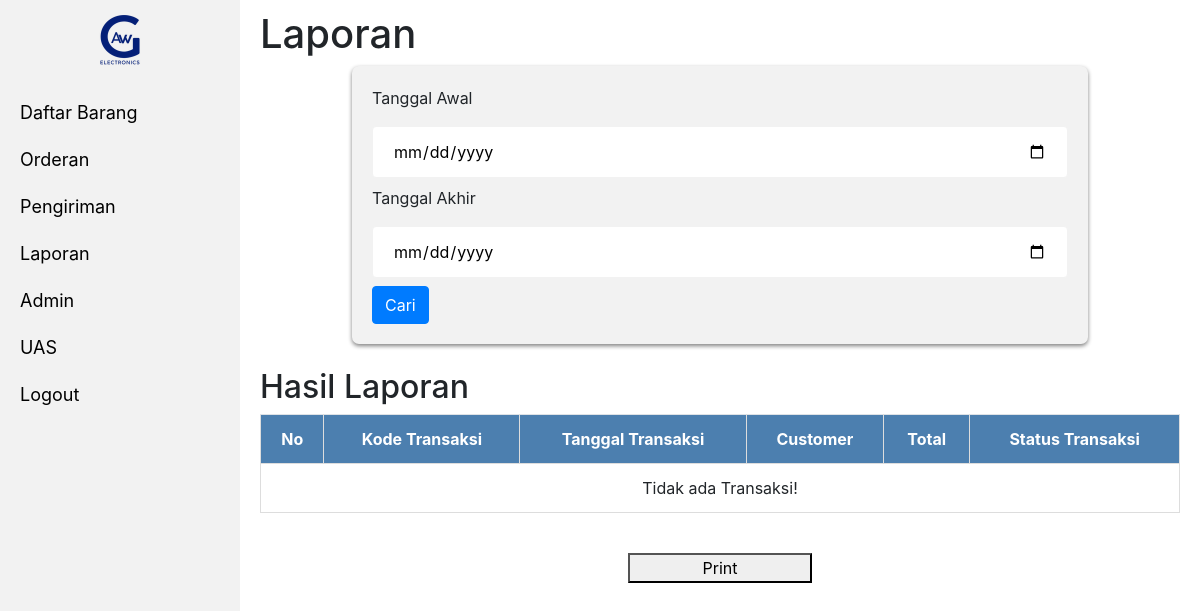
Page /admin/pages/laporan.php (signed in) on the earlier database version.
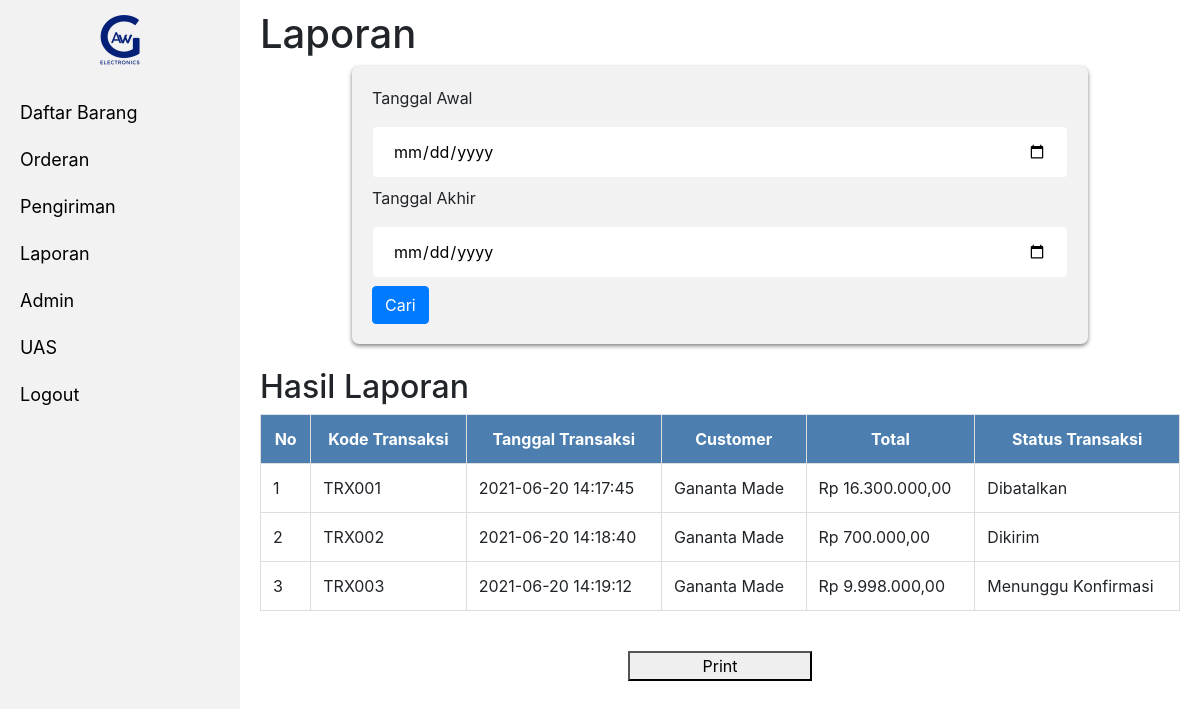
Same page on the later database version.
### tables this page shows
CREATE TABLE `tb_transaksi` (
  `id_transaksi` int(11) NOT NULL,
  `kode_transaksi` varchar(20) NOT NULL,
  `kode_customer` varchar(20) NOT NULL,
  `total` int(11) NOT NULL,
  `alamat` text NOT NULL,
  `jenis_transaksi` varchar(20) NOT NULL,
  `tgl_transaksi` timestamp NOT NULL DEFAULT current_timestamp(),
  `status_transaksi` varchar(20) NOT NULL
);

CREATE TABLE `tb_customer` (
  `id_customer` int(11) NOT NULL,
  `kode_customer` varchar(20) NOT NULL,
  `kode_level` varchar(20) NOT NULL,
  `nama` varchar(50) NOT NULL,
  `email` varchar(30) NOT NULL,
  `password` varchar(100) NOT NULL,
  `no_telp` varchar(20) NOT NULL,
  `jenis_kelamin` varchar(10) NOT NULL,
  `alamat` text NOT NULL
);

### admin/includes/database.php (called while the page is built, shortened)
<?php
    class database{
        public function __construct(){
            $this->koneksi = mysqli_connect("localhost", "root", "", "awg_electronics");
        }
    }
?>

### admin/includes/transaksi.php (called while the page is built, shortened)
<?php
    require_once('database.php');
    class transaksi extends database{
        public function tampilAll(){
            $sql = "SELECT tb_transaksi.*,tb_customer.nama from tb_transaksi JOIN tb_customer ON tb_transaksi.kode_customer = tb_customer.kode_customer ORDER BY tgl_transaksi ASC";
            $query = mysqli_query($this->koneksi, $sql);
            if(mysqli_num_rows($query) > 0){
                while($d = mysqli_fetch_assoc($query)){
                    $data[] = $d;
                }
                return $data;
            }else{
                return false;
            }
        }
}

### admin/includes/barang.php (called while the page is built, shortened)
<?php
    require_once('database.php');
    class barang extends database{
        public function rupiah($angka){
            $hasil_rupiah = "Rp " . number_format($angka,2,',','.');
	        return $hasil_rupiah;
        }
    }
?>

### admin/pages/laporan.php (the view, shortened to what this page needs)
<?php
  require_once("../includes/transaksi.php");
  require_once("../includes/barang.php");
  $transaksi = new transaksi();
  $barang = new barang();
?>
<!DOCTYPE html>
<html>
<head>
    <?php include "../header.php";?>
</head>
<body>
<?php include "sidebar.php"; ?>
    <div class="sidebar">
    <h1>Laporan</h1>
        <form  class="form" action="laporan.php" method="GET">
                <label>Tanggal Awal</label>
                <input type="date" name="tglawal"></input>
                <label>Tanggal Akhir</label>
                <input type="date" name="tglakhir"></input>
                <button type="submit" class="btn btn-primary"name="submit">Cari</button>
        </form>
        <br>
        <div class="print">
        <h2>Hasil Laporan</h2>
            <table class="table" style="width:100%;">
                <tr>
                    <th>No</th>
                    <th>Kode Transaksi</th>
                    <th>Tanggal Transaksi</th>
                    <th>Customer</th>
                    <th>Total</th>
                    <th>Status Transaksi</th>
                </tr>
                <?php
                if($transaksi->tampilAll() == False){
                ?><td colspan='6'><center>Tidak ada Transaksi!</center></td>
                    <?php
                }else{
                    $no = 1;
                    foreach ($transaksi->tampilAll() as $data) {
                ?>
                <tr>
                    <td><?php echo $no++;?></td>
                    <td><?php echo $data['kode_transaksi'];?></td>
                    <td><?php echo $data['tgl_transaksi'];?></td>
                    <td><?php echo $data['nama'];?></td>
                    <td><?php echo $barang->rupiah($data['total']);?></td>
                    <td><?php echo $data['status_transaksi'];?></td>
                </tr>
                <?php }}?>
            </table>
        </div>
        <br>
        <button onClick="window.print();" style="width: 20%; margin-left: 40%;">Print</button>
    </div>
</body>
</html>

Differences in the rows shown:
added tb_transaksi: kode_transaksi "TRX001", tgl_transaksi "2021-06-20 14:17:45", tb_customer.nama "Gananta Made", total "Rp 16.300.000,00", status_transaksi "Dibatalkan"
added tb_transaksi: kode_transaksi "TRX002", tgl_transaksi "2021-06-20 14:18:40", tb_customer.nama "Gananta Made", total "Rp 700.000,00", status_transaksi "Dikirim"
added tb_transaksi: kode_transaksi "TRX003", tgl_transaksi "2021-06-20 14:19:12", tb_customer.nama "Gananta Made", total "Rp 9.998.000,00", status_transaksi "Menunggu Konfirmasi"
Other differences:
text no longer shown: "Tidak ada Transaksi!"
